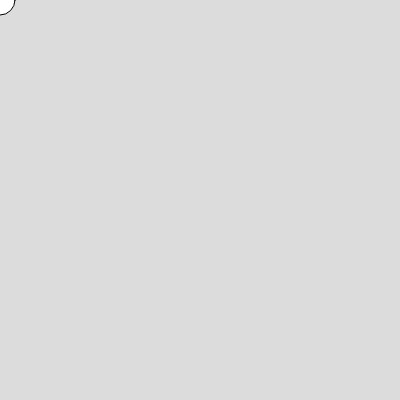
Frame 1 (no input)
Frame 60 (no input): blank canvas, image omitted
Frame 120 (the mouse pressed at the canvas centre since frame 60): blank canvas, image omitted

The p5.js sketch that drew this single still picture (run headless with seeded random() and noise() and a simulated clock; from frame 60 on, the mouse is pressed at the canvas centre):

// p5.js sketch
// ── sketch.js
var x = 0;
var y = 0;
var v0 = 3;
var acc = .49; 
var vel = 0;

function setup() {
  createCanvas(400, 400);
}

function draw() {
  background(220);
  
  ellipse(x, y, 30, 30);
  x += vel;
  y += 0.6*vel;
  vel += acc;
  
  
}
